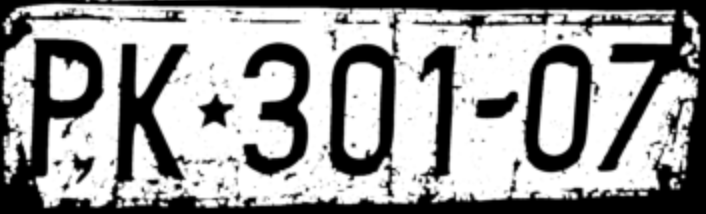
#> input picture lab_4/images/task_3/test_image.png, 706 x 214 px
$ jupyter execute 3_morphological_operations.ipynb
#> lines starting #> are read from the running program, lines starting #| are printed output that depends on the picture; after the words box and inside, x2 and y2 are one past the last pixel; in counts of white or black regions, pixels touching at a corner belong together
# Task 3: Morphological operations (Erosion, Dilation, Opening, Closing)

[cell 1]
import os

import cv2
import matplotlib.pyplot as plt
import numpy as np

[cell 2]
IMAGES_FOLDER = os.path.join(".", "images", "task_3")

[cell 3]
def show_image(image, title, cmap):
    plt.figure(figsize=(5, 5))
    plt.imshow(image, cmap=cmap)
    plt.title(title)
    plt.axis('off')
    plt.show()

[cell 4]
image = cv2.imread(os.path.join(IMAGES_FOLDER, "test_image.png"))
#> image is the input picture: shape (214, 706, 3); min 0, max 255, mean 157.5
image = cv2.cvtColor(image, cv2.COLOR_BGR2GRAY)
#> image: shape (214, 706)

[cell 5]
show_image(image, title="Test image", cmap="gray")

[cell 6]
_, binary_image = cv2.threshold(image, 0, 255, cv2.THRESH_BINARY + cv2.THRESH_OTSU)
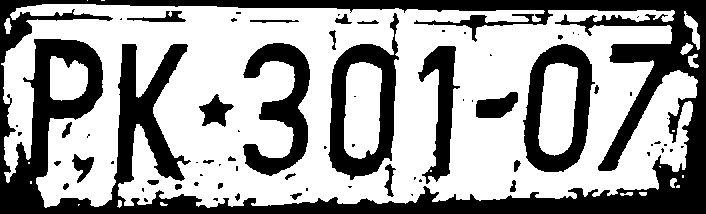
#> binary_image: shape (214, 706); 62.5% white; 71 black regions (43 under 20 px), largest, box (x1, y1, x2, y2) and area: (0, 0, 706, 214) 38265, (328, 13, 399, 180) 4636, (523, 44, 595, 172) 4173

show_image(binary_image, title="Binary image(Otsu)", cmap="gray")

[cell 7]
kernel = np.ones((3, 3), np.uint8)

[cell 8]
eroded_image = cv2.erode(binary_image, kernel=kernel, iterations=2)
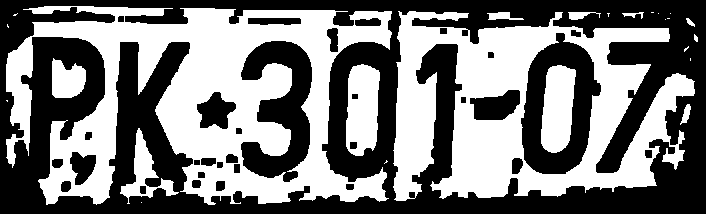
#> eroded_image: shape (214, 706); 48.1% white; 25 white regions (13 under 20 px), largest, box (x1, y1, x2, y2) and area: (6, 6, 392, 205) 36365, (393, 11, 695, 201) 28501, (346, 64, 380, 156) 2526
show_image(eroded_image, title="Eroded image(kernel=3x3), iterations=2", cmap="gray")

[cell 9]
dilated_image = cv2.dilate(binary_image, kernel=kernel, iterations=2)
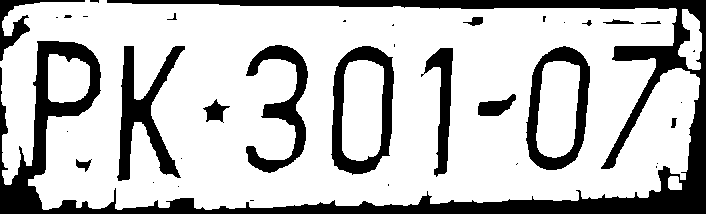
#> dilated_image: shape (214, 706); 75.1% white; 36 black regions (19 under 20 px), largest, box (x1, y1, x2, y2) and area: (0, 0, 706, 214) 22076, (117, 46, 185, 181) 3251, (331, 46, 394, 175) 3063
show_image(dilated_image, title="Dilated image(kernel=3x3), iterations=2", cmap="gray")

[cell 10]
opening_image = cv2.morphologyEx(binary_image, cv2.MORPH_OPEN, kernel, iterations=3)
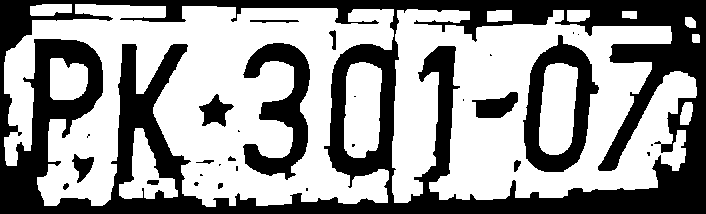
#> opening_image: shape (214, 706); 59.7% white; 29 black regions (15 under 20 px), largest, box (x1, y1, x2, y2) and area: (0, 0, 706, 214) 50364, (523, 35, 599, 172) 4311, (243, 43, 310, 180) 4101
show_image(opening_image, title="Opening result image(kernel=3x3), iterations=3", cmap="gray")

[cell 11]
closing_image = cv2.morphologyEx(binary_image, cv2.MORPH_CLOSE, kernel, iterations=3)
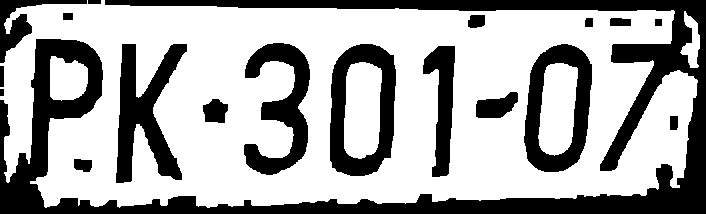
#> closing_image: shape (214, 706); 66.2% white; 19 black regions, largest, box (x1, y1, x2, y2) and area: (0, 0, 706, 214) 28146, (116, 44, 187, 183) 4624, (330, 44, 396, 176) 4394
show_image(closing_image, title="Closing result image(kernel=3x3), iterations=3", cmap="gray")
